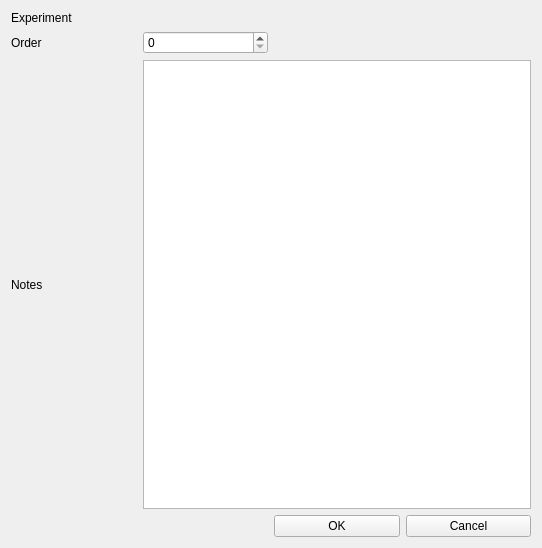
<?xml version="1.0" encoding="UTF-8"?>
<ui version="4.0">
 <class>Form</class>
 <widget class="QWidget" name="Form">
  <property name="geometry">
   <rect>
    <x>0</x>
    <y>0</y>
    <width>542</width>
    <height>548</height>
   </rect>
  </property>
  <property name="windowTitle">
   <string>Form</string>
  </property>
  <layout class="QGridLayout" name="gridLayout">
   <item row="1" column="0">
    <widget class="QLabel" name="label">
     <property name="text">
      <string>Order</string>
     </property>
    </widget>
   </item>
   <item row="2" column="0">
    <widget class="QLabel" name="label_2">
     <property name="text">
      <string>Notes</string>
     </property>
    </widget>
   </item>
   <item row="2" column="1" colspan="3">
    <widget class="QTextEdit" name="notes_textEdit">
     <property name="tabChangesFocus">
      <bool>true</bool>
     </property>
    </widget>
   </item>
   <item row="3" column="2">
    <widget class="QPushButton" name="OK_pushButton">
     <property name="text">
      <string>OK</string>
     </property>
    </widget>
   </item>
   <item row="3" column="3">
    <widget class="QPushButton" name="cancel_pushButton">
     <property name="text">
      <string>Cancel</string>
     </property>
    </widget>
   </item>
   <item row="1" column="1">
    <widget class="QSpinBox" name="order_spinBox"/>
   </item>
   <item row="0" column="0">
    <widget class="QLabel" name="label_3">
     <property name="text">
      <string>Experiment</string>
     </property>
    </widget>
   </item>
   <item row="0" column="1">
    <widget class="QLabel" name="experiment_Label">
     <property name="text">
      <string/>
     </property>
    </widget>
   </item>
  </layout>
 </widget>
 <tabstops>
  <tabstop>notes_textEdit</tabstop>
  <tabstop>OK_pushButton</tabstop>
  <tabstop>cancel_pushButton</tabstop>
 </tabstops>
 <resources/>
 <connections/>
</ui>
